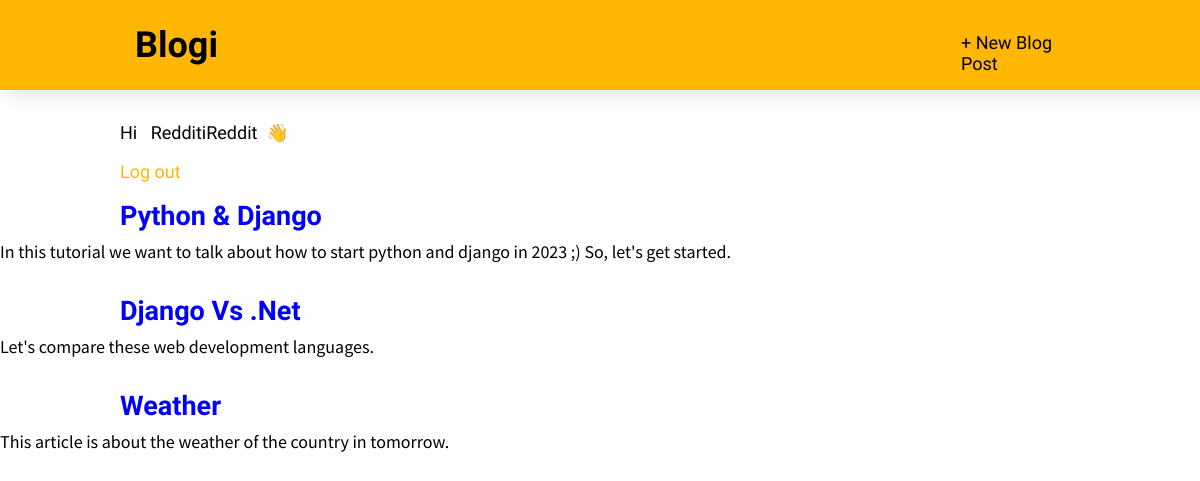
The app's page / (signed in) with its own data.
### blog/models.py (models this page shows, shortened)
class Post(models.Model):
    title = models.CharField(max_length = 200)
    author = models.ForeignKey(
        "auth.User",
        on_delete = models.CASCADE,
    )
    body = models.TextField()

### blog/views.py (the view)
# urls.py: path("", BlogListView.as_view(), name="home"),
class BlogListView(ListView):
    model = Post
    template_name = "home.html"

### templates/home.html
{% extends "base.html" %}
{% block content %}
{% for post in post_list %}
    <div class="post-entry">
        <h2><a href="{% url 'post_detail' post.pk %}">{{ post.title }}</a></h2>
        <p>{{ post.body }}</p>
    </div>
{% endfor %}
{% endblock content %}

### templates/base.html (shortened to what this page needs)
{% load static %}
<html>
   <head>
      <link href="{% static 'css/base.css' %}" rel="stylesheet"s>
   </head>
   <body>
      <div>
         <header>
            <div class="nav-left">
               <h1><a href="{% url 'home' %}">Blogi</a></h1>
            </div>
            <div class="nav-right"> <a class="new_post_button" href="{% url 'post_new' %}">+ New Blog Post</a></div>
         </header>
         {% if user.is_authenticated %}
         <p class="username_greeting">Hi&nbsp;&nbsp;&nbsp;{{ user.username }}&nbsp;&nbsp;👋</p>
         <p><a class="logouting_button" href="{% url 'logout' %}">Log out</a></p>
         {% else %}
         <p>You are not logged in.</p>
         <a href="{% url 'login' %}">Log In</a> |
         <a href="{% url 'signup' %}">Sign Up</a>
         {% endif %}
         {% block content %} {% endblock content %}
      </div>
   </body>
</html>

### static/css/base.css (style rules this page uses)
body { font-family: 'Source Sans Pro', sans-serif; font-size: 18px; margin: 0px; background-color: rgb(255, 255, 255); }
header { margin-bottom: 2rem; display: flex; background-color: #FFB703; box-shadow: 10px 5px 20px 2px rgba(0, 0, 0, 0.107); padding-left: -0px; }
header, h1, a { color: black; text-decoration: none; font-family: Lilita One; padding-left: 10%; padding-right: 10%; display: flext; }
.logouting_button { color: #FFB703; }
.nav-left { margin-right: auto; margin-left: 0px; }
.nav-right { padding-top: 2rem; }
.post-entry { margin-bottom: 2rem; }
.post-entry h2 { margin: 0.5rem 0; }
.post-entry h2 a, .post-entry h2 a:visited { color: blue; text-decoration: none; }
.post-entry p { margin: 0; font-weight: 400; }
.username_greeting { font-family: Lilita One; color: black; padding-left: 10%; }
.new_post_button { display: flex; }

### records on screen
Post: title "Python & Django", body "In this tutorial we want to talk about how to start python and django in 2023 ;) So, let's get started."
Post: title "Django Vs .Net", body "Let's compare these web development languages."
Post: title "Weather", body "This article is about the weather of the country in tomorrow."

### other values on screen
{{ user.username }} "RedditiReddit"
